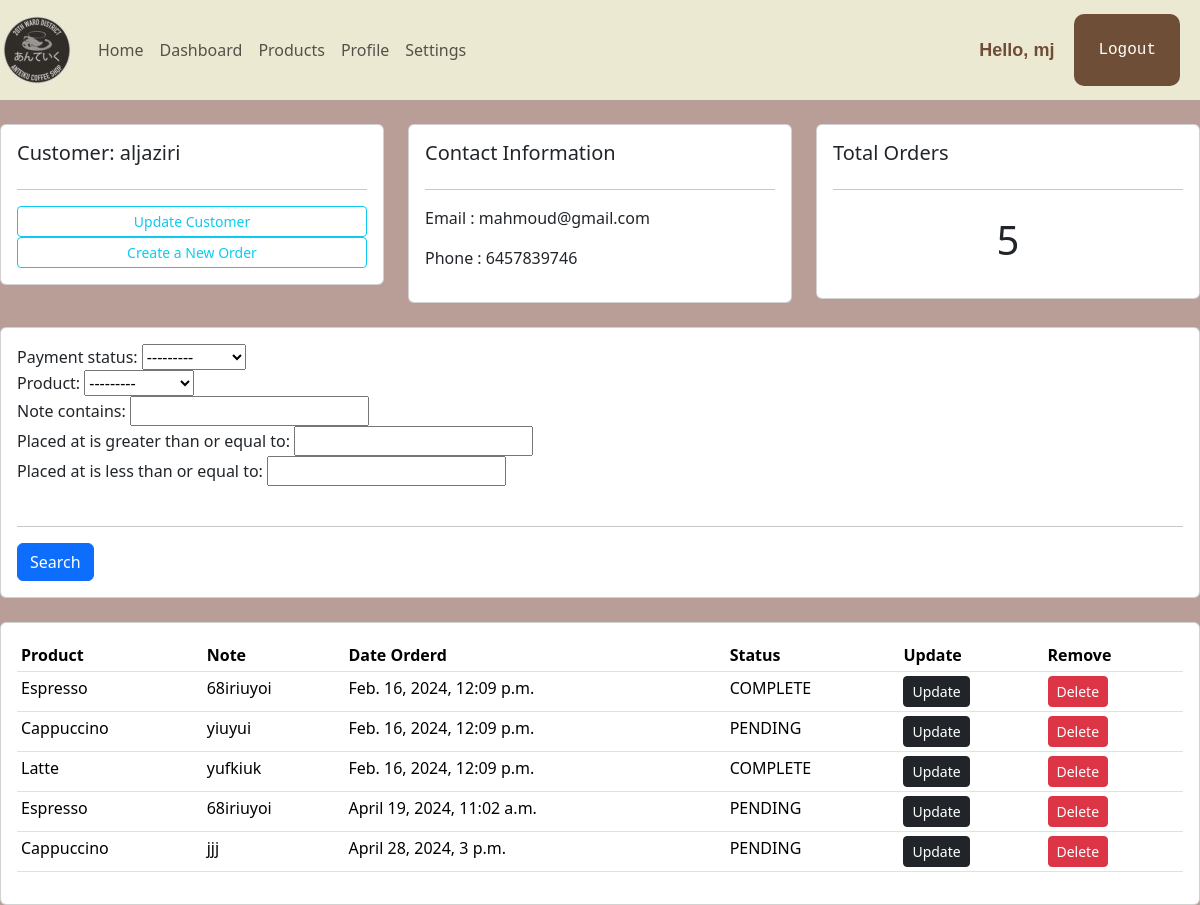
Page /customer/1 (signed in) on the committed database.
### shopFront/models.py (models this page shows, shortened)
class Customer(models.Model):
    user = models.OneToOneField(User,null=True,blank=True,on_delete=models.CASCADE)
    first_name = models.CharField(max_length=255)
    last_name = models.CharField(max_length=255)
    email = models.EmailField(unique=True)
    profile_pic = models.ImageField(default="profile1.png", null=True, blank=True)
    phone = models.CharField(max_length=255)
    birth_date = models.DateField(null=True)
    membership = models.CharField(max_length=6,choices=MEMPERSHIP_CHOICES,default=MEMBERSHIP_BRONZE)

class Order(models.Model):
    placed_at = models.DateTimeField(auto_now_add=True)
    payment_status = models.CharField(max_length=20,choices=PAYMENT_STATUS_CHOICES,default=PAYMENT_STATUS_PENDING)
    customer = models.ForeignKey(Customer,on_delete=models.PROTECT)
    product = models.ForeignKey(Product,null=True, on_delete=models.PROTECT)
    note = models.CharField(max_length=1000, null=True)

class Product(models.Model):
    CATEGORY = (
			('Hot', 'Hot'),
			('Cold', 'Cold'),
			)
    HOLIDAYS = (
        ('Eid al-Fitr', 'Eid al-Fitr'),
        ('Christmas', 'Christmas'),
        ('Halloween', 'Halloween'),
    )
    title = models.CharField(max_length=255)
    description = models.TextField()
    unit_price = models.DecimalField(max_digits=6,decimal_places=2)
    inventory = models.IntegerField()
    last_update = models.DateTimeField(auto_now=True)
    promotions = models.CharField(max_length=200, null=True, choices=HOLIDAYS)
    category = models.CharField(max_length=200, null=True, choices=CATEGORY)
    def __str__(self):
        return self.title

### shopFront/decorators.py (the view)
		def wrapper_func(request, *args, **kwargs):
			group = None
			if request.user.groups.exists():
				group = request.user.groups.all()[0].name
			if group in allowed_roles:
				return view_func(request, *args, **kwargs)
			else:
				return HttpResponse('You are not authorized to view this page')

### shopFront/views.py (called while the page is built)
@login_required(login_url='loginPage')
@allowed_users(allowed_roles=['admin'])
def customer(request,pk_test):
    customer = Customer.objects.get(id=pk_test)
    orders = customer.order_set.all()
    total_orders = orders.count()
    myFilter = OrderFilter(request.GET,queryset=orders)
    orders = myFilter.qs
    context = {'customer':customer,'orders':orders,'total_orders':total_orders,'myFilter':myFilter}
    return render(request,'shopFront/customer.html',context)

### shopFront/templates/shopFront/customer.html
{%  extends 'shopFront/main.html' %}
{% block content %}
	<br>
<div class="row">
	<div class="col-md">
		<div class="card card-body">
			<h5>Customer: {{customer.last_name}}</h5>
			<hr>
			<a class="btn btn-outline-info  btn-sm btn-block" href="">Update Customer</a>
			<a class="btn btn-outline-info  btn-sm btn-block" href="{% url "create_order" customer.id %}">Create a New Order</a>
		</div>
	</div>
	<div class="col-md">
		<div class="card card-body">
			<h5>Contact Information</h5>
			<hr>
			<p>Email : {{customer.email}} </p>
			<p>Phone : {{customer.phone}} </p>
		</div>
	</div>
	<div class="col-md">
		<div class="card card-body">
			<h5>Total Orders</h5>
			<hr>
			<h1 style="text-align: center;padding: 10px">{{total_orders}}</h1>
		</div>
	</div>
</div>
<br>
<div class="row">
	<div class="col">
		<div class="card card-body">
			<form method="get">
				{{myFilter.form}}
				<br>
				<hr>
		    <button class="btn btn-primary" type="submit">Search</button>
		  </form>
		</div>
	</div>
</div>
<br>
<div class="row">
	<div class="col-md">
		<div class="card card-body">
			<table class="table table-sm">
				<tr>
					<th>Product</th>
					<th>Note</th>
					<th>Date Orderd</th>
					<th>Status</th>
					<th>Update</th>
					<th>Remove</th>
				</tr>
				{% for order in orders %}
				<tr>
					<td>{{order.product}}</td>
					<td>{{order.note}}</td>
					<td>{{order.placed_at}}</td>
					<td>{{order.payment_status}}</td>
					<td><a class="btn btn-sm  btn-dark" href="{% url "update_order" order.id %}">Update</a></td>
                    <td><a class="btn btn-sm btn-danger" href="{% url "delete_order" order.id %}">Delete</a></td>
				</tr>
				{% endfor %}
			</table>
		</div>
	</div>
</div>
{% endblock %}

### shopFront/templates/shopFront/navbar.html (shortened to what this page needs)
{% load static %}
<nav class="navbar sticky-top navbar-expand-lg navbar-light" style="background-color:#ece9d2">
    <a class="navbar-brand" href="#"><img src="{% static "/images/logo.jpg" %}" alt="coffe mug"></a>
    <div class="collapse navbar-collapse" id="navbarNav">
      <ul class="navbar-nav">
        <li class="nav-item active">
          <a class="nav-link" href="{% url "homePage" %}">Home</a>
        </li>
        <li class="nav-item">
          <a class="nav-link" href="{% url "dashboardPage" %}">Dashboard</a>
        </li>
        <li class="nav-item">
          <a class="nav-link" href="{% url "productsPage" %}">Products</a>
        </li>
        <li class="nav-item">
          <a class="nav-link" href="{% url "user-Page" %}">Profile</a>
        </li>
        <li class="nav-item">
          <a class="nav-link" href="{% url 'account' %}">Settings</a>
        </li>
      </ul>
    </div>
    <span class="hello-msg">Hello, {{request.user}}</span>
    <form action="{% url 'logout' %}">
      <input class="logout-btn" type="submit" value="Logout" />
    </form>
  </nav>

### shopFront/templates/shopFront/main.html (style rules this page uses)
body { background-color : #B89E97; }

### shopFront/templates/shopFront/navbar.html (style rules this page uses)
.hello-msg { font-size:18px; color:#6F4E37; font-weight:bold; font-family: sans-serif; margin-right:20px; }

### rows in the picture
Customer: last_name "aljaziri", email "mahmoud@gmail.com", phone "6457839746"
Order: product "Espresso", note "68iriuyoi", placed_at "Feb. 16, 2024, 12:09 p.m.", payment_status "COMPLETE"
Order: product "Cappuccino", note "yiuyui", placed_at "Feb. 16, 2024, 12:09 p.m.", payment_status "PENDING"
Order: product "Latte", note "yufkiuk", placed_at "Feb. 16, 2024, 12:09 p.m.", payment_status "COMPLETE"
Order: product "Espresso", note "68iriuyoi", placed_at "April 19, 2024, 11:02 a.m.", payment_status "PENDING"
Order: product "Cappuccino", note "jjj", placed_at "April 28, 2024, 3 p.m.", payment_status "PENDING"

### other values in the picture
{{ request.user }} "mj"
{{ total_orders }} "5"
